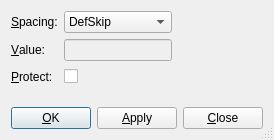
<ui version="4.0" >
 <author></author>
 <comment></comment>
 <exportmacro></exportmacro>
 <class>QVSpaceUi</class>
 <widget class="QDialog" name="QVSpaceUi" >
  <property name="geometry" >
   <rect>
    <x>0</x>
    <y>0</y>
    <width>233</width>
    <height>140</height>
   </rect>
  </property>
  <property name="windowTitle" >
   <string/>
  </property>
  <property name="sizeGripEnabled" >
   <bool>true</bool>
  </property>
  <layout class="QGridLayout" >
   <property name="margin" >
    <number>11</number>
   </property>
   <property name="spacing" >
    <number>6</number>
   </property>
   <item row="0" column="0" >
    <widget class="QLabel" name="spacingL" >
     <property name="text" >
      <string>&amp;Spacing:</string>
     </property>
     <property name="buddy" >
      <cstring>spacingCO</cstring>
     </property>
    </widget>
   </item>
   <item row="1" column="0" >
    <widget class="QLabel" name="valueL" >
     <property name="text" >
      <string>&amp;Value:</string>
     </property>
     <property name="buddy" >
      <cstring>valueLE</cstring>
     </property>
    </widget>
   </item>
   <item row="2" column="0" >
    <widget class="QLabel" name="keepL" >
     <property name="toolTip" >
      <string/>
     </property>
     <property name="text" >
      <string>&amp;Protect:</string>
     </property>
     <property name="buddy" >
      <cstring>keepCB</cstring>
     </property>
    </widget>
   </item>
   <item row="2" column="1" >
    <widget class="QCheckBox" name="keepCB" >
     <property name="toolTip" >
      <string>Insert the spacing even after a page break</string>
     </property>
     <property name="text" >
      <string/>
     </property>
    </widget>
   </item>
   <item row="1" column="1" >
    <widget class="QLineEdit" name="valueLE" >
     <property name="enabled" >
      <bool>false</bool>
     </property>
     <property name="toolTip" >
      <string>Custom value. Needs spacing type "Custom".</string>
     </property>
    </widget>
   </item>
   <item row="0" column="1" >
    <widget class="QComboBox" name="spacingCO" >
     <property name="toolTip" >
      <string>Supported spacing types</string>
     </property>
     <item>
      <property name="text" >
       <string>DefSkip</string>
      </property>
     </item>
     <item>
      <property name="text" >
       <string>SmallSkip</string>
      </property>
     </item>
     <item>
      <property name="text" >
       <string>MedSkip</string>
      </property>
     </item>
     <item>
      <property name="text" >
       <string>BigSkip</string>
      </property>
     </item>
     <item>
      <property name="text" >
       <string>VFill</string>
      </property>
     </item>
     <item>
      <property name="text" >
       <string>Custom</string>
      </property>
     </item>
    </widget>
   </item>
   <item row="1" column="2" >
    <widget class="LengthCombo" name="unitCO" />
   </item>
   <item row="3" column="1" >
    <spacer>
     <property name="orientation" >
      <enum>Qt::Vertical</enum>
     </property>
     <property name="sizeType" >
      <enum>QSizePolicy::Expanding</enum>
     </property>
     <property name="sizeHint" >
      <size>
       <width>20</width>
       <height>20</height>
      </size>
     </property>
    </spacer>
   </item>
   <item row="4" column="0" colspan="3" >
    <layout class="QHBoxLayout" >
     <property name="margin" >
      <number>0</number>
     </property>
     <property name="spacing" >
      <number>6</number>
     </property>
     <item>
      <widget class="QPushButton" name="okPB" >
       <property name="text" >
        <string>&amp;OK</string>
       </property>
       <property name="autoDefault" >
        <bool>false</bool>
       </property>
       <property name="default" >
        <bool>true</bool>
       </property>
      </widget>
     </item>
     <item>
      <widget class="QPushButton" name="applyPB" >
       <property name="text" >
        <string>&amp;Apply</string>
       </property>
       <property name="autoDefault" >
        <bool>false</bool>
       </property>
      </widget>
     </item>
     <item>
      <widget class="QPushButton" name="closePB" >
       <property name="text" >
        <string>&amp;Close</string>
       </property>
       <property name="autoDefault" >
        <bool>false</bool>
       </property>
      </widget>
     </item>
    </layout>
   </item>
   <item row="0" column="2" >
    <spacer>
     <property name="orientation" >
      <enum>Qt::Horizontal</enum>
     </property>
     <property name="sizeType" >
      <enum>QSizePolicy::Expanding</enum>
     </property>
     <property name="sizeHint" >
      <size>
       <width>20</width>
       <height>20</height>
      </size>
     </property>
    </spacer>
   </item>
   <item row="2" column="2" >
    <spacer>
     <property name="orientation" >
      <enum>Qt::Horizontal</enum>
     </property>
     <property name="sizeType" >
      <enum>QSizePolicy::Expanding</enum>
     </property>
     <property name="sizeHint" >
      <size>
       <width>20</width>
       <height>20</height>
      </size>
     </property>
    </spacer>
   </item>
  </layout>
 </widget>
 <pixmapfunction></pixmapfunction>
 <includes>
  <include location="local" >qt_helpers.h</include>
 </includes>
 <customwidgets>
  <customwidget>
   <class>LengthCombo</class>
   <extends>QWidget</extends>
   <header>lengthcombo.h</header>
   <container>0</container>
   <pixmap></pixmap>
  </customwidget>
 </customwidgets>
 <tabstops>
  <tabstop>spacingCO</tabstop>
  <tabstop>valueLE</tabstop>
  <tabstop>keepCB</tabstop>
  <tabstop>okPB</tabstop>
  <tabstop>applyPB</tabstop>
  <tabstop>closePB</tabstop>
 </tabstops>
 <resources/>
 <connections/>
</ui>
